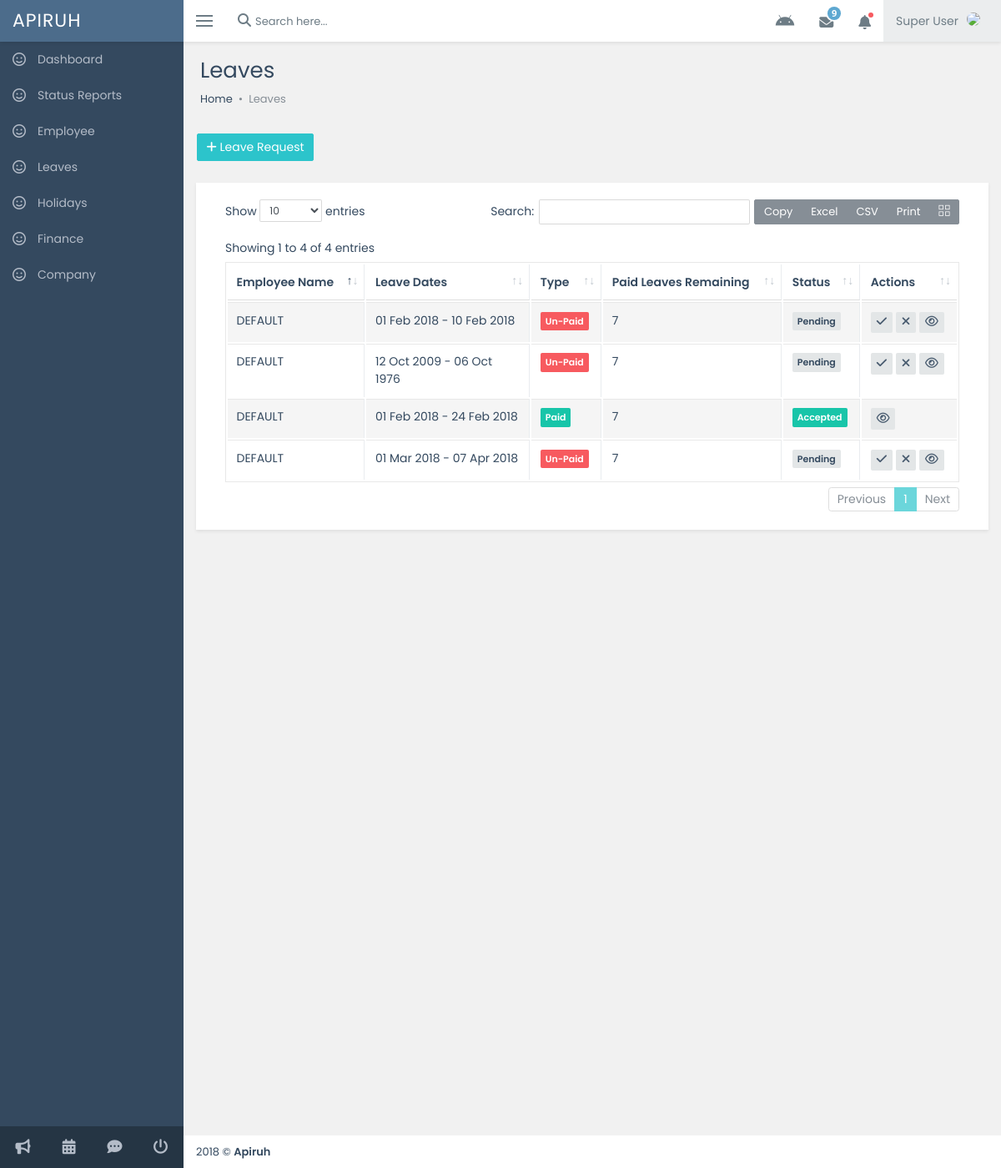
The page /admin_1/html/admin/leaves.php on the database as committed earlier.
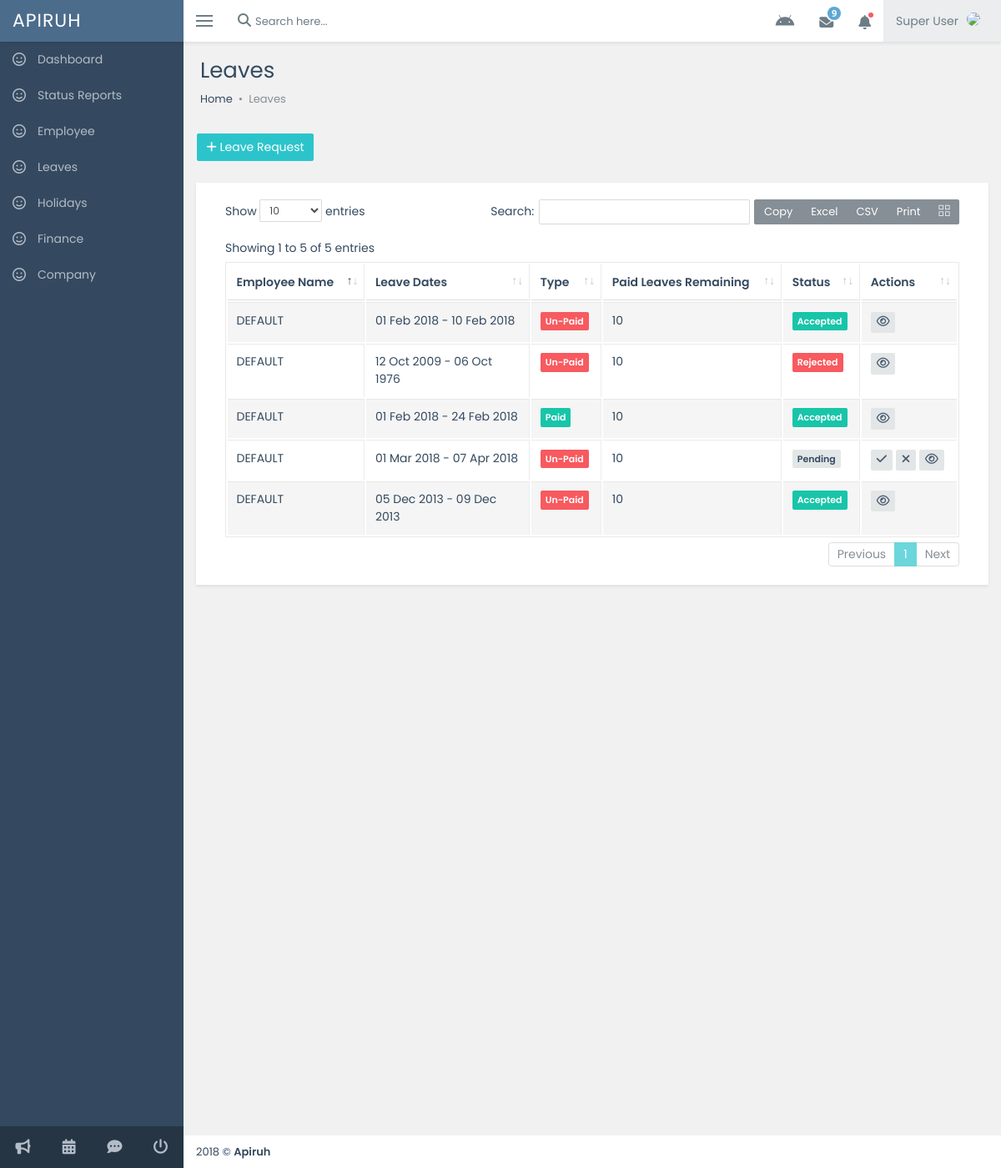
The same page on the database as committed later.
### tables this page shows
CREATE TABLE `leaves` (
  `leave_id` int(11) NOT NULL,
  `status` int(2) NOT NULL DEFAULT '0',
  `emp_id` varchar(256) NOT NULL,
  `title` varchar(500) NOT NULL,
  `start` date NOT NULL,
  `end` date NOT NULL,
  `day_type` varchar(100) NOT NULL,
  `leave_type` varchar(100) NOT NULL,
  `reason` text NOT NULL
);

CREATE TABLE `employee` (
  `emp_id` varchar(15) DEFAULT NULL,
  `name` varchar(500) DEFAULT NULL,
  `nat_emp` varchar(100) DEFAULT NULL,
  `personal_no` varchar(50) DEFAULT NULL,
  `email` varchar(256) NOT NULL,
  `dob` varchar(50) DEFAULT NULL,
  `doj` varchar(50) DEFAULT NULL,
  `design` varchar(200) DEFAULT NULL,
  `pan_no` varchar(10) DEFAULT NULL,
  `aadhar_no` varchar(20) DEFAULT NULL,
  `perm_addr` varchar(5000) DEFAULT NULL,
  `contct_det` varchar(100) DEFAULT NULL,
  `emr_cntct_per` varchar(200) DEFAULT NULL,
  `emr_cntct_no` varchar(100) DEFAULT NULL,
  `blood_grp` varchar(100) DEFAULT NULL,
  `qualifications` varchar(500) DEFAULT NULL,
  `supprt_docs` varchar(1000) DEFAULT NULL,
  `serv_agr` varchar(500) DEFAULT NULL,
  `offr_letter` varchar(500) DEFAULT NULL,
  `emp_pic` text NOT NULL
);

CREATE TABLE `emp_leaves` (
  `emp_id` varchar(256) NOT NULL,
  `paid_leaves` int(3) NOT NULL,
  `unpaid_leaves` int(3) NOT NULL,
  `earned_leaves` int(3) NOT NULL,
  `counter` int(10) NOT NULL
);

### admin_1/html/admin/functions.php (called while the page is built, shortened)
<?php
require_once('config.php');
function get_emp_data($id){
	global $connection;
	try {
		$stmt = $connection->prepare("SELECT * FROM `employee` WHERE emp_id = :id");
		$stmt->bindParam("id", $id,PDO::PARAM_STR) ;
		$stmt->execute();
		$data = $stmt->fetchAll(PDO::FETCH_OBJ);
		return ($data);
	} catch (PDOException $e) {
		echo '{"error": {"text":'. $e->getMessage() .'}}';
	}
}
function get_leaves_data(){
	global $connection;
	try {
		$stmt = $connection->prepare("SELECT * FROM `leaves` LEFT JOIN emp_leaves ON leaves.emp_id = emp_leaves.emp_id WHERE 1");
		$stmt->execute();
		$data = $stmt->fetchAll(PDO::FETCH_OBJ);
		return ($data);
	} catch (PDOException $e) {
		echo '{"error": {"text":'. $e->getMessage() .'}}';
	}
}
?>

### admin_1/html/admin/leaves.php (the view, shortened to what this page needs)
<!DOCTYPE html>
<html>
<?php
      require_once('../includes/header.php');
      require_once('functions.php');
      $leaves = get_leaves_data();
  ?>
  <link href="../../../vendors/dataTables/datatables.min.css" rel="stylesheet"/>
  <body class="fixed-navbar">
    <div class="page-wrapper">
     <?php require_once('../includes/nav_bar.php'); ?>
      <div class="wrapper content-wrapper">
        <div class="page-heading">
          <h1 class="page-title">Leaves</h1>
          <ol class="breadcrumb">
            <li class="breadcrumb-item"><a href="index.html">Home</a></li>
            <li class="breadcrumb-item active">Leaves</li>
          </ol>
        </div>
        <div class="page-content fade-in-up">
          <div class="alert" style="padding-left: 0px; margin-bottom: 0px">
            <a class="btn btn-info" href="#myModal2" data-toggle="modal"><i class="fa fa-plus"></i> Leave Request</a></p>
          </div>
          <div class="page-content fade-in-up" style="padding-top: 0px; margin-top: 0px">
          <div class="ibox">
            <div class="ibox-body">
              <div class="table-responsive">
                <table class="table table-striped table-bordered table-hover" id="example-table">
                  <thead>
                    <tr>
                      <th>Employee Name</th>
                      <th>Leave Dates</th>
                      <th>Type</th>
                      <th>Paid Leaves Remaining</th>
                      <th>Status</th>
                      <th>Actions</th>
                    </tr>
                  </thead>
                  <tbody>
                    <?php
                      foreach ($leaves as $key) {
                        $emp_name = get_emp_data($key->emp_id);
                        foreach ($emp_name as $key1) {
                          $name = $key1->name;
                        }
                        $start = date("d M Y", strtotime($key->start));
                        $end = date("d M Y", strtotime($key->end));
                    ?>
                    <tr>
                      <td><?= $name ?></td>
                      <td><?php  echo $start." - ".$end ?></td>
                      <?php
                        if($key->leave_type == "Paid"){
                      ?>
                      <td><span class="badge badge-success">Paid</span></td>
                      <?php }else{ ?>
                      <td><span class="badge badge-danger">Un-Paid</span></td>
                      <?php } ?>
                      <td><?= $key->paid_leaves ?></td>
                      <?php
                        if($key->status == 0){
                      ?>
                      <td><span class="badge badge-default">Pending</span></td>
                      <?php }elseif($key->status == 1){ ?>
                      <td><span class="badge badge-success">Accepted</span></td>
                      <?php }elseif ($key->status == 2) { ?>
                      <td><span class="badge badge-danger">Rejected</span></td>
                      <?php } ?>
                      <td>
                        <?php
                        if($key->status == 0){
                      ?>
                        <a><button class="btn btn-default btn-sm btn-flat" id="accept<?= $key->leave_id ?>" data-toggle="tooltip" data-original-title="Accept"><i class="fa fa-check font-14"></i></button></a>
                        <a><button class="btn btn-default btn-sm btn-flat" id="reject<?= $key->leave_id ?>" data-toggle="tooltip" data-original-title="Reject"><i class="fa fa-times font-14"></i></button></a>
                        <?php } ?>
                         <a href="#edit_leaves<?= $key->leave_id ?>" data-toggle="modal"><button class="btn btn-default btn-sm btn-flat" data-toggle="tooltip" data-original-title="View"><i class="fa fa-eye font-14"></i></button></a>
                      </td>
                    </tr>
                    <?php } ?>
                  </tbody>
                </table>
              </div>
            </div>
          </div>
        </div>
        </div>
        <?php require_once('../includes/footer.php'); ?>
      </div>
    </div>
  </body>
</html>

### admin_1/html/includes/header.php (shortened to what this page needs)
<head>
    <link href="../../../vendors/bootstrap/dist/css/bootstrap.min.css" rel="stylesheet"/>
    <link href="../../../vendors/line-awesome/css/line-awesome.min.css" rel="stylesheet"/>
    <link href="../../../vendors/themify-icons/css/themify-icons.css" rel="stylesheet"/>
    <link href="../../../vendors/animate.css/animate.min.css" rel="stylesheet"/>
    <link href="../../../vendors/toastr/toastr.min.css" rel="stylesheet"/>
    <link href="../../../vendors/bootstrap-datepicker/dist/css/bootstrap-datepicker3.min.css" rel="stylesheet"/>
    <link href="../../../vendors/smalot-bootstrap-datetimepicker/css/bootstrap-datetimepicker.min.css" rel="stylesheet"/>
    <link href="../../../vendors/bootstrap-daterangepicker/daterangepicker.css" rel="stylesheet"/>
    <link href="../../../vendors/fullcalendar/dist/fullcalendar.min.css" rel="stylesheet"/>
    <link href="../../../vendors/fullcalendar/dist/fullcalendar.print.min.css" rel="stylesheet" media="print"/>
    <link href="../assets/css/main.css" rel="stylesheet"/>
  </head>

### admin_1/html/includes/nav_bar.php (shortened to what this page needs)
<header class="header clf">
  <div class="page-brand"><a class="link" href="index.html"><span class="brand">Apiruh</span><span class="brand-mini">APH</span></a></div>
  <ul class="nav pull-left navbar-toolbar">
    <li><a class="nav-link sidebar-toggler js-sidebar-toggler"><span class="icon-bar"></span><span class="icon-bar"></span><span class="icon-bar"></span></a></li>
    <li><a class="nav-link search-toggler js-search-toggler"><i class="fa fa-search"></i><span>Search here...</span></a></li>
  </ul>
  <ul class="nav pull-right navbar-toolbar">
    <li class="timeout-toggler"><a class="nav-link" data-toggle="modal" data-target="#session-dialog"><i class="fa fa-android timeout-toggler-icon rel"><span class="notify-signal"></span></i></a></li>
    <li class="dropdown dropdown-inbox"><a class="nav-link dropdown-toggle" data-toggle="dropdown"><i class="fa fa-envelope"></i><span class="envelope-badge">9</span></a>
    </li>
    <li class="dropdown dropdown-notification"><a class="nav-link dropdown-toggle" data-toggle="dropdown"><i class="fa fa-bell rel"><span class="notify-signal"></span></i></a>
    </li>
    <li class="dropdown dropdown-user"><a class="nav-link dropdown-toggle link" data-toggle="dropdown"><span>Super User</span><img src="http://demo.neontheme.com/assets/images/thumb-1@2x.png"></a>
    </li>
  </ul>
</header>
<nav class="page-sidebar" id="sidebar">
  <div id="sidebar-collapse">
    <ul class="side-menu metismenu">
      <li>
        <a href="../admin/index">
          <i class="sidebar-item-icon fa fa-smile-o"></i>
          <span class="nav-label">Dashboard</span>
        </a>
      </li>
      <li>
        <a href="../admin/status_report">
          <i class="sidebar-item-icon fa fa-smile-o"></i>
          <span class="nav-label">Status Reports</span>
        </a>
      </li>
      <li>
        <a href="../admin/employee">
          <i class="sidebar-item-icon fa fa-smile-o"></i>
          <span class="nav-label">Employee</span>
        </a>
      </li>
      <li>
        <a href="../admin/leaves">
          <i class="sidebar-item-icon fa fa-smile-o"></i>
          <span class="nav-label">Leaves</span>
        </a>
      </li>
      <li>
        <a href="../admin/holidays">
          <i class="sidebar-item-icon fa fa-smile-o"></i>
          <span class="nav-label">Holidays</span>
        </a>
      </li>
      <li>
        <a href="../finance/">
          <i class="sidebar-item-icon fa fa-smile-o"></i>
          <span class="nav-label">Finance</span>
        </a>
      </li>
      <li>
        <a href="../admin/company">
          <i class="sidebar-item-icon fa fa-smile-o"></i>
          <span class="nav-label">Company</span>
        </a>
      </li>
    </ul>
    <div class="sidebar-footer"><a href="javascript:;"><i class="fa fa-bullhorn"></i></a><a href="calendar.html"><i class="fa fa-calendar"></i></a><a href="javascript:;"><i class="fa fa-commenting"></i></a><a href="login.html"><i class="fa fa-power-off"></i></a></div>
  </div>
</nav>

### admin_1/html/includes/footer.php (shortened to what this page needs)
<footer class="page-footer">
          2018 © <b>Apiruh</b>
        </footer>

### admin_1/html/includes/header.php (style rules this page uses)
a.btn.btn-info { color: #fff; }

Rows that differ between the two databases and show on the page:
changed leaves "10 Feb 2018": emp_leaves.paid_leaves "7" → "10"; status "Pending" → "Accepted"
changed leaves "12 Oct 2009": emp_leaves.paid_leaves "7" → "10"; status "Pending" → "Rejected"
changed through a linked row, leaves "24 Feb 2018": emp_leaves.paid_leaves "7" → "10"
changed through a linked row, leaves "01 Mar 2018": emp_leaves.paid_leaves "7" → "10"
added leaves: emp.name "DEFAULT", start "05 Dec 2013", end "09 Dec 2013", leave_type "Un-Paid", emp_leaves.paid_leaves "10", status "Accepted"
Other text that changed with them:
text written by a page script: "Copy Excel CSV Print Show entries Search: Showing 1 to 4 of 4 entries Previous 1 Next" → "Copy Excel CSV Print Show entries Search: Showing 1 to 5 of 5 entries Previous 1 Next"
